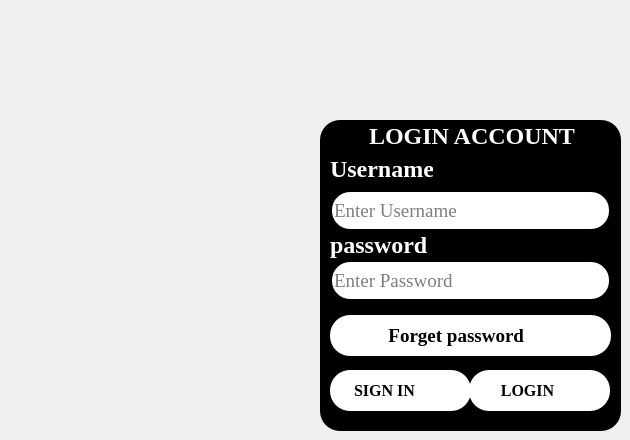
    <widget class="QWidget" name="page">
     <widget class="QGroupBox" name="groupBox">
      <property name="geometry">
       <rect>
        <x>320</x>
        <y>120</y>
        <width>301</width>
        <height>311</height>
       </rect>
      </property>
      <property name="font">
       <font>
        <family>Times New Roman</family>
        <pointsize>18</pointsize>
        <weight>75</weight>
        <bold>true</bold>
       </font>
      </property>
      <property name="styleSheet">
       <string notr="true">QGroupBox{
color:white;
background:black;
border-radius:20px;
}</string>
      </property>
      <property name="title">
       <string>LOGIN ACCOUNT</string>
      </property>
      <property name="alignment">
       <set>Qt::AlignCenter</set>
      </property>
      <widget class="QLabel" name="label">
       <property name="geometry">
        <rect>
         <x>10</x>
         <y>36</y>
         <width>103</width>
         <height>26</height>
        </rect>
       </property>
       <property name="font">
        <font>
         <family>Times New Roman</family>
         <pointsize>18</pointsize>
         <weight>75</weight>
         <bold>true</bold>
        </font>
       </property>
       <property name="styleSheet">
        <string notr="true">#label{
color:white;
}</string>
       </property>
       <property name="text">
        <string>Username</string>
       </property>
      </widget>
      <widget class="QLineEdit" name="lineEdit_olduser">
       <property name="geometry">
        <rect>
         <x>10</x>
         <y>70</y>
         <width>281</width>
         <height>41</height>
        </rect>
       </property>
       <property name="font">
        <font>
         <family>Times New Roman</family>
         <pointsize>14</pointsize>
         <weight>50</weight>
         <bold>false</bold>
        </font>
       </property>
       <property name="styleSheet">
        <string notr="true">#lineEdit_olduser{border-width:2px;
border-color:black;
border-style:solid;
border-radius:20px
}</string>
       </property>
       <property name="placeholderText">
        <string>Enter Username</string>
       </property>
      </widget>
      <widget class="QLabel" name="label_2">
       <property name="geometry">
        <rect>
         <x>10</x>
         <y>112</y>
         <width>98</width>
         <height>26</height>
        </rect>
       </property>
       <property name="font">
        <font>
         <family>Times New Roman</family>
         <pointsize>18</pointsize>
         <weight>75</weight>
         <bold>true</bold>
        </font>
       </property>
       <property name="styleSheet">
        <string notr="true">#label_2{
color:white;
}</string>
       </property>
       <property name="text">
        <string>password</string>
       </property>
      </widget>
      <widget class="QLineEdit" name="lineEdit_oldpassword">
       <property name="geometry">
        <rect>
         <x>10</x>
         <y>140</y>
         <width>281</width>
         <height>41</height>
        </rect>
       </property>
       <property name="font">
        <font>
         <family>Times New Roman</family>
         <pointsize>14</pointsize>
         <weight>50</weight>
         <bold>false</bold>
        </font>
       </property>
       <property name="styleSheet">
        <string notr="true">#lineEdit_oldpassword{border-width:2px;
border-color:black;
border-style:solid;
border-radius:20px;
}</string>
       </property>
       <property name="echoMode">
        <enum>QLineEdit::Password</enum>
       </property>
       <property name="placeholderText">
        <string>Enter Password</string>
       </property>
      </widget>
      <widget class="QPushButton" name="pushButton">
       <property name="geometry">
        <rect>
         <x>149</x>
         <y>250</y>
         <width>141</width>
         <height>41</height>
        </rect>
       </property>
       <property name="font">
        <font>
         <family>Times New Roman</family>
         <pointsize>12</pointsize>
         <weight>75</weight>
         <bold>true</bold>
        </font>
       </property>
       <property name="styleSheet">
        <string notr="true">QPushButton{
border-radius:20px;
background:white;

background-color: rgb(255, 255, 255);}
QPushButton:hover {
  background: rgb(170, 165, 163);
}</string>
       </property>
       <property name="text">
        <string>LOGIN      </string>
       </property>
      </widget>
      <widget class="QPushButton" name="pushButton_3">
       <property name="geometry">
        <rect>
         <x>10</x>
         <y>250</y>
         <width>141</width>
         <height>41</height>
        </rect>
       </property>
       <property name="font">
        <font>
         <family>Times New Roman</family>
         <pointsize>12</pointsize>
         <weight>75</weight>
         <bold>true</bold>
        </font>
       </property>
       <property name="styleSheet">
        <string notr="true">QPushButton{
border-radius:20px;
background:white;

background-color: rgb(255, 255, 255);}
QPushButton:hover {
  background: rgb(170, 165, 163);
}</string>
       </property>
       <property name="text">
        <string>SIGN IN        </string>
       </property>
      </widget>
      <widget class="QPushButton" name="pushButton_forget">
       <property name="geometry">
        <rect>
         <x>10</x>
         <y>195</y>
         <width>281</width>
         <height>41</height>
        </rect>
       </property>
       <property name="font">
        <font>
         <family>Times New Roman</family>
         <pointsize>14</pointsize>
         <weight>75</weight>
         <bold>true</bold>
        </font>
       </property>
       <property name="styleSheet">
        <string notr="true">QPushButton{
border-radius:20px;
background:white;

background-color: rgb(255, 255, 255);}
QPushButton:hover {
  background: rgb(170, 165, 163);
}</string>
       </property>
       <property name="text">
        <string>Forget password      </string>
       </property>
      </widget>
      <widget class="QPushButton" name="pushButton_LoginUsername">
       <property name="geometry">
        <rect>
         <x>15</x>
         <y>77</y>
         <width>261</width>
         <height>31</height>
        </rect>
       </property>
       <property name="styleSheet">
        <string notr="true">background:qlineargradient(spread:pad, x1:0, y1:0, x2:1, y2:0, stop:0 rgba(0, 0, 0, 0), stop:1 rgba(0,0,0,0));
border:black;</string>
       </property>
       <property name="text">
        <string/>
       </property>
      </widget>
      <widget class="QPushButton" name="pushButton_LoginPassword">
       <property name="geometry">
        <rect>
         <x>20</x>
         <y>140</y>
         <width>261</width>
         <height>31</height>
        </rect>
       </property>
       <property name="styleSheet">
        <string notr="true">background:qlineargradient(spread:pad, x1:0, y1:0, x2:1, y2:0, stop:0 rgba(0, 0, 0, 0), stop:1 rgba(0,0,0,0));
border:black;</string>
       </property>
       <property name="text">
        <string/>
       </property>
      </widget>
      <widget class="QPushButton" name="pushButton_14">
       <property name="geometry">
        <rect>
         <x>100</x>
         <y>258</y>
         <width>31</width>
         <height>23</height>
        </rect>
       </property>
       <property name="styleSheet">
        <string notr="true">QPushButton{
border-radius:10px;
background:white;
border:white;

background-color: rgb(255, 255, 255);}
QPushButton:hover {
  background: rgb(170, 165, 163);
}</string>
       </property>
       <property name="text">
        <string/>
       </property>
       <property name="icon">
        <iconset>
         <normaloff>:/images/add-people-interface-symbol-of-black-person-close-up-with-plus-sign-in-small-circle.png</normaloff>:/images/add-people-interface-symbol-of-black-person-close-up-with-plus-sign-in-small-circle.png</iconset>
       </property>
       <property name="iconSize">
        <size>
         <width>24</width>
         <height>24</height>
        </size>
       </property>
      </widget>
      <widget class="QPushButton" name="pushButton_15">
       <property name="geometry">
        <rect>
         <x>239</x>
         <y>257</y>
         <width>31</width>
         <height>23</height>
        </rect>
       </property>
       <property name="styleSheet">
        <string notr="true">QPushButton{
border-radius:10px;
background:white;
border:white;

background-color: rgb(255, 255, 255);}
QPushButton:hover {
  background: rgb(170, 165, 163);
}</string>
       </property>
       <property name="text">
        <string/>
       </property>
       <property name="icon">
        <iconset>
         <normaloff>:/images/log-in.png</normaloff>:/images/log-in.png</iconset>
       </property>
       <property name="iconSize">
        <size>
         <width>24</width>
         <height>24</height>
        </size>
       </property>
      </widget>
      <widget class="QPushButton" name="pushButton_18">
       <property name="geometry">
        <rect>
         <x>214</x>
         <y>203</y>
         <width>31</width>
         <height>23</height>
        </rect>
       </property>
       <property name="styleSheet">
        <string notr="true">QPushButton{
border-radius:10px;
background:white;
border:white;

background-color: rgb(255, 255, 255);}
QPushButton:hover {
  background: rgb(170, 165, 163);
}</string>
       </property>
       <property name="text">
        <string/>
       </property>
       <property name="icon">
        <iconset>
         <normaloff>:/images/forgot-password.png</normaloff>:/images/forgot-password.png</iconset>
       </property>
       <property name="iconSize">
        <size>
         <width>26</width>
         <height>26</height>
        </size>
       </property>
      </widget>
     </widget>
    </widget>
